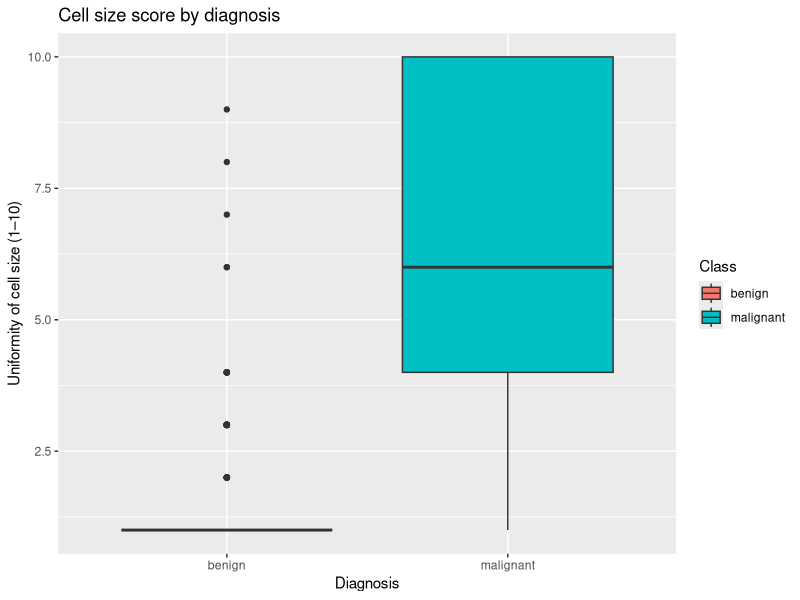

R code for this plot:
## ---- chunk 1
#| label: setup
#| message: false
#| warning: false
library(mlbench)
library(ggplot2)
## ---- chunk 2
data(BreastCancer)
bc <- BreastCancer
# Scores are stored as factors; convert via character to get the real
# values (as.numeric on a factor alone returns level positions).
bc$Cell.size <- as.numeric(as.character(bc$Cell.size))
head(bc)
## ---- chunk 3
table(bc$Class)
aggregate(Cell.size ~ Class, data = bc, FUN = mean)
## ---- chunk 4
#| label: fig-cell-size-diagnosis
#| fig-cap: "Distribution of Cell Size Uniformity Score by Diagnosis."
ggplot(bc, aes(x = Class, y = Cell.size, fill = Class)) +
  geom_boxplot() +
  labs(
    title = "Cell size score by diagnosis",
    x = "Diagnosis",
    y = "Uniformity of cell size (1–10)"
  )
